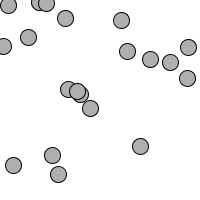
Frame 1 (no input)
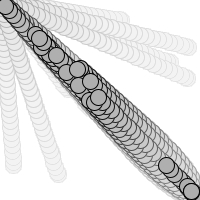
Frame 60 (the mouse pressed at the canvas centre just before this capture)
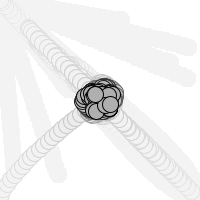
Frame 120 (the mouse held since frame 60 and released just before this capture)

The Processing sketch that drew these frames (run headless with seeded random() and noise(); from frame 60 on, the mouse is pressed at the canvas centre):

// Processing sketch: motion101_acceleration_array
// ── motion101_acceleration_array.pde
Mover[] movers = new Mover[20];

void setup() {
  size(200,200);
  smooth();
  background(255);
  for (int i = 0; i < movers.length; i++) {
    movers[i] = new Mover(); 
  }
}

void draw() {
  noStroke();
  fill(255,10);
  rect(0,0,width,height);

  for (int i = 0; i < movers.length; i++) {
    movers[i].update();
    movers[i].checkEdges();
    movers[i].display(); 
  }
}



// ── Mover.pde
class Mover {

  PVector location;
  PVector velocity;
  PVector acceleration;
  float topspeed;

  Mover() {
    location = new PVector(random(width),random(height));
    velocity = new PVector(0,0);
    topspeed = 6;
  }

  void update() {

    PVector mouse = new PVector(mouseX,mouseY);
    PVector dir = PVector.sub(mouse,location);
    dir.normalize();
    dir.mult(1.5);
    acceleration = dir;

    velocity.add(acceleration);
    velocity.limit(topspeed);
    location.add(velocity);
  }

  void display() {
    stroke(0);
    fill(175);
    ellipse(location.x,location.y,16,16);
  }

  void checkEdges() {

    if (location.x > width) {
      location.x = 0;
    } 
    else if (location.x < 0) {
      location.x = width;
    }

    if (location.y > height) {
      location.y = 0;
    } 
    else if (location.y < 0) {
      location.y = height;
    }

  }

}
